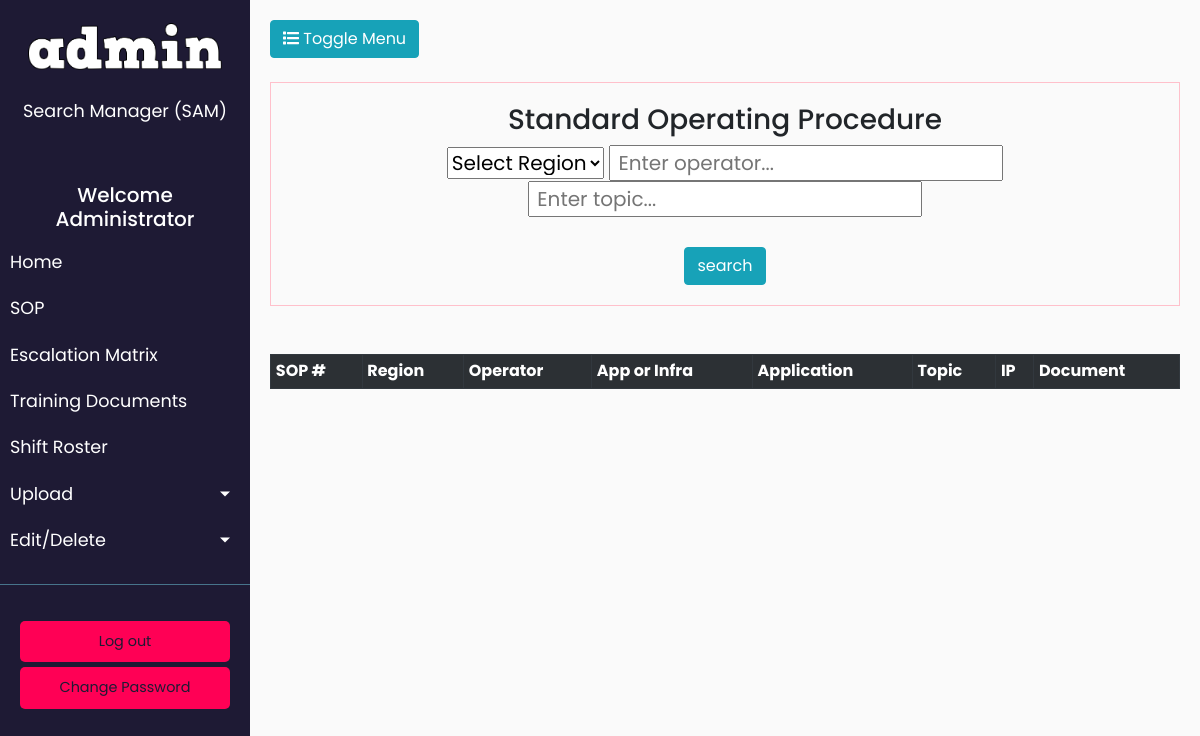
/sops/ (signed in), run on an earlier commit of the app's database.
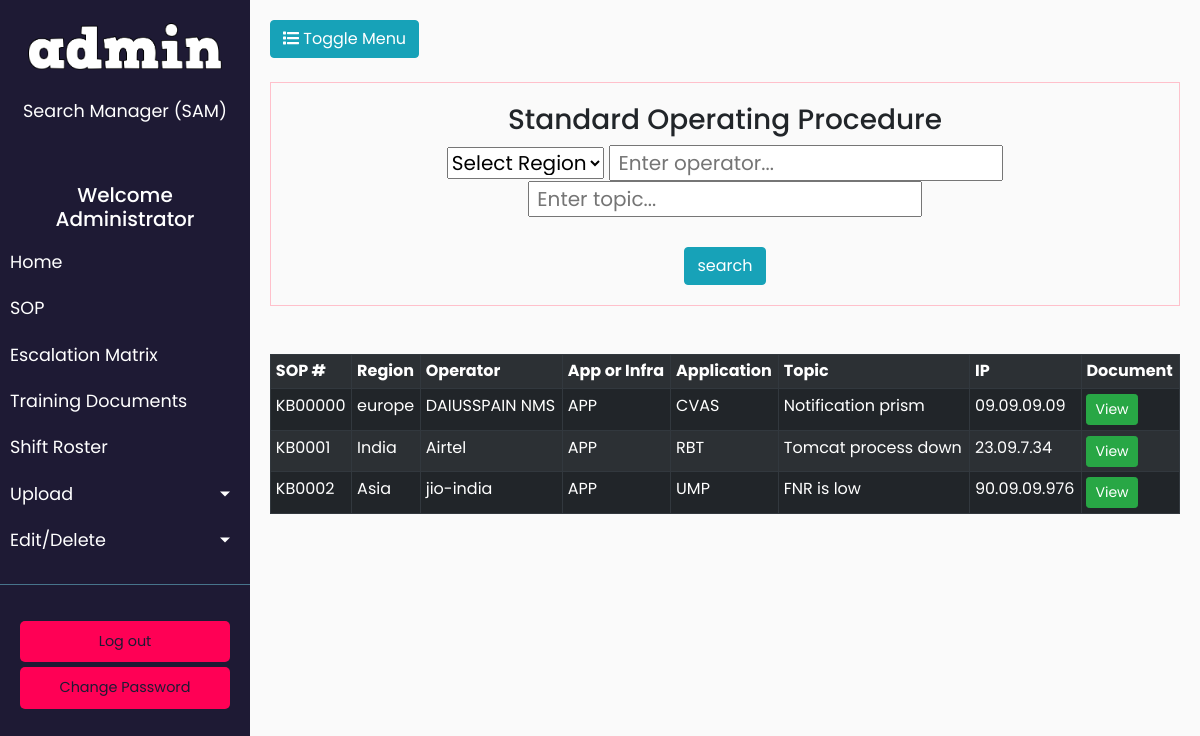
And on a later commit of the database.
### search/models.py (models this page shows, shortened)
class sop(models.Model):
	doc = models.CharField(max_length=100, unique=True)
	region = models.CharField(max_length=100)
	operator = models.CharField(max_length=100)
	appt = models.CharField(max_length=100)
	apname = models.CharField(max_length=100)
	topic = models.CharField(max_length=100)
	ip = models.CharField(max_length=100)
	pdf = models.FileField(upload_to='static/pdf/sop')
	class Meta:
		db_table = "sop"

### search/views.py (the view)
# urls.py: path('sops/', views.sop_list, name='sop_list'),
def sop_list(request):
	if request.method=="POST":
		region=request.POST.get('region')
		operator=request.POST.get('operator')
		topic=request.POST.get('topic')
		operator=operator+'%'
		topic=topic+'%'
		sop_search=sop.objects.raw('select * from sop where (operator like "'+operator+'" or operator = "Common") and topic like "'+topic+'" and (region= "'+region+'" or region = "Common") order by doc ASC')
		return render(request,'search/sop.html',{"sop":sop_search})
	else:
		sopobj=sop.objects.raw('select * from sop order by doc ASC')
		return render(request,'search/sop.html',{"sop":sopobj})

### search/templates/search/sop.html (shortened to what this page needs)
{% extends "search/base.html" %}
{% block content %}
{% if user.is_authenticated %}
<center>
<div style="border:1px solid pink;padding:20px;font-size:20px">
<h3>Standard Operating Procedure</h3>
<form method="POST">
<select name="region">
<option selected disabled=true>Select Region</option>
</select>
<input type="text" name="operator" placeholder=" Enter operator..." minlength="4"></input>
<input type="text" name="topic" placeholder=" Enter topic..." minlength="4"></input>
<br/><br/>
<input type="submit" class="search-icon btn btn-info btn-md" value="search"/>
</div>
<br/><br/>
	<table class="table table-striped table-bordered table-sm table-dark">
	<tr>
		<th>SOP #</th>
		<th>Region</th>
		<th>Operator</th>
		<th>App or Infra</th>
		<th>Application</th>
		<th>Topic</th>
		<th>IP</th>
		<th>Document</th>
	</tr>
	{% for result in sop %}
	<tr>
		<td>{{result.doc}}</td>
		<td>{{result.region}}</td>
		<td>{{result.operator}}</td>
		<td>{{result.appt}}</td>
		<td>{{result.apname}}</td>
		<td>{{result.topic}}</td>
		<td>{{result.ip}}</td>
		<td><a href="{{ result.pdf.url }}" class="btn btn-success btn-sm" target="_blank">View</a></td>
	</tr>
	{% endfor %}
	</table>
</center>
{% endif %}
{% endblock content %}

### search/templates/search/base.html (shortened to what this page needs)
{% load static %}
<!DOCTYPE html>
<html>
<head>
    <link rel="stylesheet" href="https://stackpath.bootstrapcdn.com/bootstrap/4.1.0/css/bootstrap.min.css">
    <link rel="stylesheet" href="{% static 'style1.css' %}">
</head>
<body>
    <div class="wrapper">
        {% if user.is_authenticated %}
        <nav id="sidebar">
            <div class="sidebar-header">
                <center><img src="{% static 'admin.png' %}" alt="admin logo" class="brand-image" width=200px></img>
                <br/><br/><p><b>Search Manager (SAM)</b></p></center>
            </div>
            <ul class="list-unstyled components">
                <center><h5>Welcome<br/>{{ user.first_name }} {{ user.last_name }}</h5></center>
                <li>
                    <a href="{% url 'home' %}">Home</a>
                </li>
                <li>
                    <a href="{% url 'sop_list' %}">SOP</a>
                </li>
                <li>
                    <a href="{% url 'search-em' %}">Escalation Matrix</a>
                </li>
                <li>
                    <a href="{% url 'training_list' %}">Training Documents</a>
                </li>
                <li>
                    <a href="{% url 'shift_roster' %}">Shift Roster</a>
                </li>
                {% if user.is_superuser or user.is_staff and user.is_authenticated %}
                <li>
                    <a href="#homeSubmenu" data-toggle="collapse" aria-expanded="false" class="dropdown-toggle">Upload</a>
                </li>
                <li>
                    <a href="#pageSubmenu" data-toggle="collapse" aria-expanded="false" class="dropdown-toggle">Edit/Delete</a>
                </li>
                {% endif %}
            </ul>
            <ul class="list-unstyled CTAs">
                <li>
                    <a href="{% url 'logout' %}" class="download">Log out</a>
                </li>
                <li>
                    <a href="{% url 'change_password' %}" class="download">Change Password</a>
                </li>
            </ul>
        </nav>
       <div id="content">
       <button type="button" id="sidebarCollapse" class="btn btn-info">
       <i class="fas fa-list"></i>
       <span>Toggle Menu</span>
       </button><br/><br/>
{% block content %}
{% endblock %}
{% else %}
<li class="nav-item">
<center><p>Kindly login again to continue ....!!!</p><br/>
<a href="{% url 'login' %}" class="btn btn-danger">Login</a>
</center>
</li>
{% endif %}
</div>
</nav><br/>
<br/>
</body>
</html>

### search/static/style1.css (style rules this page uses)
body { font-family: 'Poppins', sans-serif; background: #fafafa; }
p { font-family: 'Poppins', sans-serif; font-size: 1.1em; font-weight: 300; line-height: 1.7em; color: #fff; }
a, a:hover, a:focus { color: inherit; text-decoration: none; transition: all 0.3s; }
.wrapper { display: flex; width: 100%; align-items: stretch; }
#sidebar { min-width: 250px; max-width: 250px; background: #1e1a34; color: #fff; transition: all 0.3s; }
#sidebar .sidebar-header { padding: 20px; background: #1e1a34; }
#sidebar ul.components { padding: 20px 0; border-bottom: 1px solid #47748b; }
#sidebar ul li a { padding: 10px; font-size: 1.1em; display: block; }
a[data-toggle="collapse"] { position: relative; }
.dropdown-toggle::after { display: block; position: absolute; top: 50%; right: 20px; transform: translateY(-50%); }
ul.CTAs { padding: 20px; }
ul.CTAs a { text-align: center; font-size: 0.9em !important; display: block; border-radius: 5px; margin-bottom: 5px; }
a.download { background: #f05; color: #1e1a34; }
#content { width: 4000%; padding: 20px; min-height: 100vh; transition: all 0.3s; }

What changed in the data, as far as the page shows it:
added sop: doc "KB00000", region "europe", operator "DAIUSSPAIN NMS", appt "APP", apname "CVAS", topic "Notification prism", ip "09.09.09.09"
added sop: doc "KB0001", region "India", operator "Airtel", appt "APP", apname "RBT", topic "Tomcat process down", ip "23.09.7.34"
added sop: doc "KB0002", region "Asia", operator "jio-india", appt "APP", apname "UMP", topic "FNR is low", ip "90.09.09.976"
